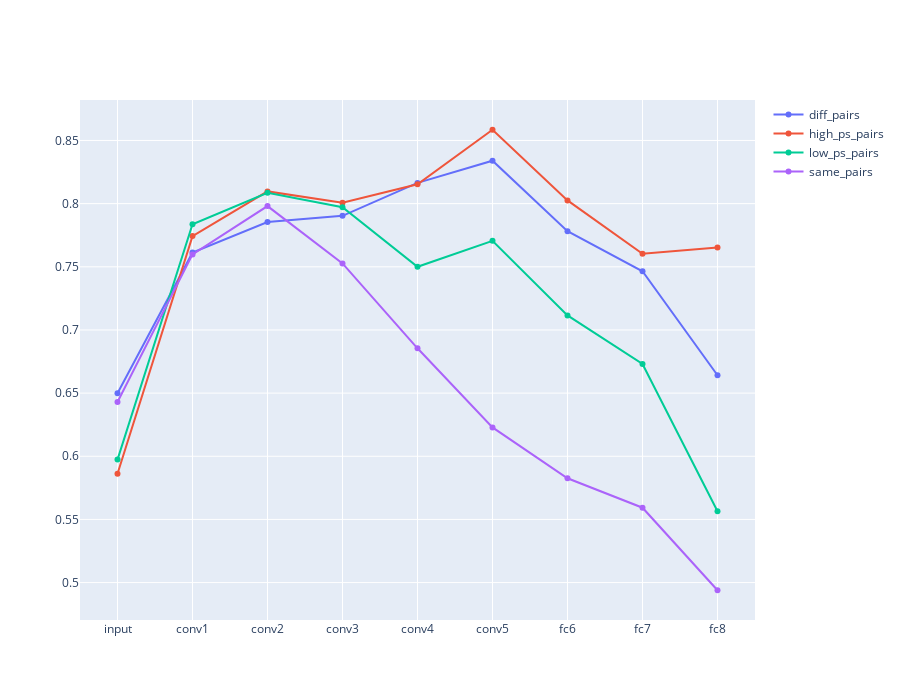

Write notebook code for a chart like this one.
### Code cell
fig

### Figure 1 — Plotly figure (JSON) as saved in the notebook; plotly's stock layout.template omitted (floating-point values rounded to 4 significant figures)
{"data": [{"mode": "lines+markers", "name": "diff_pairs", "type": "scatter", "x": ["input", "conv1", "conv2", "conv3", "conv4", "conv5", "fc6", "fc7", "fc8"], "y": [0.6499, 0.7613, 0.7855, 0.7903, 0.8164, 0.834, 0.7782, 0.7465, 0.6641]}, {"mode": "lines+markers", "name": "high_ps_pairs", "type": "scatter", "x": ["input", "conv1", "conv2", "conv3", "conv4", "conv5", "fc6", "fc7", "fc8"], "y": [0.5862, 0.7743, 0.8097, 0.8007, 0.8153, 0.8585, 0.8026, 0.7603, 0.7652]}, {"mode": "lines+markers", "name": "low_ps_pairs", "type": "scatter", "x": ["input", "conv1", "conv2", "conv3", "conv4", "conv5", "fc6", "fc7", "fc8"], "y": [0.5974, 0.7837, 0.8086, 0.7971, 0.75, 0.7705, 0.7115, 0.6731, 0.5565]}, {"mode": "lines+markers", "name": "same_pairs", "type": "scatter", "x": ["input", "conv1", "conv2", "conv3", "conv4", "conv5", "fc6", "fc7", "fc8"], "y": [0.643, 0.7598, 0.7981, 0.7527, 0.6855, 0.6228, 0.5826, 0.5593, 0.4939]}], "layout": {"height": 700, "width": 900}}
